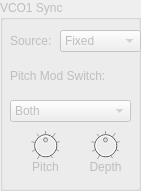
  <widget class="QGroupBox" name="syncGroup">
   <property name="enabled">
    <bool>false</bool>
   </property>
   <property name="geometry">
    <rect>
     <x>240</x>
     <y>280</y>
     <width>141</width>
     <height>191</height>
    </rect>
   </property>
   <property name="title">
    <string>VCO1 Sync</string>
   </property>
   <widget class="QLabel" name="label_32">
    <property name="geometry">
     <rect>
      <x>10</x>
      <y>60</y>
      <width>121</width>
      <height>31</height>
     </rect>
    </property>
    <property name="text">
     <string>Pitch Mod Switch:</string>
    </property>
   </widget>
   <widget class="ComboPicker" name="syncModSwitch">
    <property name="geometry">
     <rect>
      <x>10</x>
      <y>100</y>
      <width>121</width>
      <height>22</height>
     </rect>
    </property>
    <property name="currentIndex">
     <number>2</number>
    </property>
    <item>
     <property name="text">
      <string>Master</string>
     </property>
    </item>
    <item>
     <property name="text">
      <string>Slave</string>
     </property>
    </item>
    <item>
     <property name="text">
      <string>Both</string>
     </property>
    </item>
   </widget>
   <widget class="QLabel" name="label_34">
    <property name="geometry">
     <rect>
      <x>10</x>
      <y>160</y>
      <width>71</width>
      <height>21</height>
     </rect>
    </property>
    <property name="frameShadow">
     <enum>QFrame::Plain</enum>
    </property>
    <property name="text">
     <string>Pitch</string>
    </property>
    <property name="alignment">
     <set>Qt::AlignHCenter|Qt::AlignTop</set>
    </property>
   </widget>
   <widget class="DialKnob" name="syncPitch">
    <property name="geometry">
     <rect>
      <x>30</x>
      <y>130</y>
      <width>31</width>
      <height>31</height>
     </rect>
    </property>
    <property name="sizePolicy">
     <sizepolicy hsizetype="Fixed" vsizetype="Fixed">
      <horstretch>0</horstretch>
      <verstretch>0</verstretch>
     </sizepolicy>
    </property>
    <property name="minimumSize">
     <size>
      <width>0</width>
      <height>0</height>
     </size>
    </property>
    <property name="maximumSize">
     <size>
      <width>16777215</width>
      <height>16777215</height>
     </size>
    </property>
    <property name="minimum">
     <number>-64</number>
    </property>
    <property name="maximum">
     <number>63</number>
    </property>
    <property name="notchTarget">
     <double>16.000000000000000</double>
    </property>
    <property name="notchesVisible">
     <bool>true</bool>
    </property>
   </widget>
   <widget class="DialKnob" name="syncDepth">
    <property name="geometry">
     <rect>
      <x>90</x>
      <y>130</y>
      <width>31</width>
      <height>31</height>
     </rect>
    </property>
    <property name="sizePolicy">
     <sizepolicy hsizetype="Fixed" vsizetype="Fixed">
      <horstretch>0</horstretch>
      <verstretch>0</verstretch>
     </sizepolicy>
    </property>
    <property name="minimumSize">
     <size>
      <width>0</width>
      <height>0</height>
     </size>
    </property>
    <property name="maximumSize">
     <size>
      <width>16777215</width>
      <height>16777215</height>
     </size>
    </property>
    <property name="minimum">
     <number>-63</number>
    </property>
    <property name="maximum">
     <number>63</number>
    </property>
    <property name="notchTarget">
     <double>16.000000000000000</double>
    </property>
    <property name="notchesVisible">
     <bool>true</bool>
    </property>
   </widget>
   <widget class="QLabel" name="label_35">
    <property name="geometry">
     <rect>
      <x>70</x>
      <y>160</y>
      <width>71</width>
      <height>21</height>
     </rect>
    </property>
    <property name="frameShadow">
     <enum>QFrame::Plain</enum>
    </property>
    <property name="text">
     <string>Depth</string>
    </property>
    <property name="alignment">
     <set>Qt::AlignHCenter|Qt::AlignTop</set>
    </property>
   </widget>
   <widget class="ComboPicker" name="syncPitchSrc">
    <property name="geometry">
     <rect>
      <x>60</x>
      <y>30</y>
      <width>81</width>
      <height>22</height>
     </rect>
    </property>
    <item>
     <property name="text">
      <string>Fixed</string>
     </property>
    </item>
    <item>
     <property name="text">
      <string>PEG</string>
     </property>
    </item>
    <item>
     <property name="text">
      <string>FEG</string>
     </property>
    </item>
    <item>
     <property name="text">
      <string>LFO1</string>
     </property>
    </item>
    <item>
     <property name="text">
      <string>LFO2</string>
     </property>
    </item>
   </widget>
   <widget class="QLabel" name="label_56">
    <property name="geometry">
     <rect>
      <x>10</x>
      <y>30</y>
      <width>61</width>
      <height>21</height>
     </rect>
    </property>
    <property name="text">
     <string>Source:</string>
    </property>
   </widget>
  </widget>
